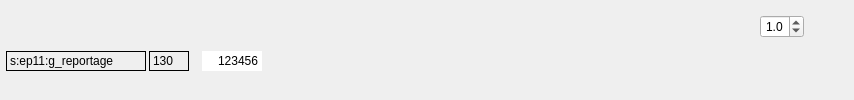
<?xml version="1.0" encoding="UTF-8"?>
<ui version="4.0">
 <class>widget_controls</class>
 <widget class="QWidget" name="widget_controls">
  <property name="windowTitle">
   <string>Form</string>
  </property>
  <layout class="QVBoxLayout" name="verticalLayout">
   <property name="spacing">
    <number>3</number>
   </property>
   <property name="leftMargin">
    <number>6</number>
   </property>
   <property name="topMargin">
    <number>6</number>
   </property>
   <property name="rightMargin">
    <number>6</number>
   </property>
   <property name="bottomMargin">
    <number>21</number>
   </property>
   <item>
    <layout class="QHBoxLayout" name="horizontalLayout_2">
     <property name="spacing">
      <number>4</number>
     </property>
     <property name="sizeConstraint">
      <enum>QLayout::SetMaximumSize</enum>
     </property>
     <property name="bottomMargin">
      <number>0</number>
     </property>
     <item>
      <widget class="Widget_custom_qslider" name="slider_frames" native="true">
       <property name="sizePolicy">
        <sizepolicy hsizetype="MinimumExpanding" vsizetype="Maximum">
         <horstretch>0</horstretch>
         <verstretch>0</verstretch>
        </sizepolicy>
       </property>
       <property name="minimumSize">
        <size>
         <width>750</width>
         <height>30</height>
        </size>
       </property>
      </widget>
     </item>
     <item>
      <layout class="QHBoxLayout" name="horizontalLayout">
       <item>
        <widget class="QDoubleSpinBox" name="spinBox_speed">
         <property name="sizePolicy">
          <sizepolicy hsizetype="Maximum" vsizetype="Fixed">
           <horstretch>0</horstretch>
           <verstretch>0</verstretch>
          </sizepolicy>
         </property>
         <property name="wrapping">
          <bool>false</bool>
         </property>
         <property name="frame">
          <bool>true</bool>
         </property>
         <property name="alignment">
          <set>Qt::AlignCenter</set>
         </property>
         <property name="readOnly">
          <bool>false</bool>
         </property>
         <property name="buttonSymbols">
          <enum>QAbstractSpinBox::UpDownArrows</enum>
         </property>
         <property name="keyboardTracking">
          <bool>false</bool>
         </property>
         <property name="decimals">
          <number>1</number>
         </property>
         <property name="minimum">
          <double>0.500000000000000</double>
         </property>
         <property name="maximum">
          <double>1.500000000000000</double>
         </property>
         <property name="singleStep">
          <double>0.500000000000000</double>
         </property>
         <property name="value">
          <double>1.000000000000000</double>
         </property>
        </widget>
       </item>
       <item>
        <widget class="QPushButton" name="pushButton_play_pause">
         <property name="text">
          <string/>
         </property>
         <property name="icon">
          <iconset>
           <normaloff>tools/icons/blue/play.svg</normaloff>tools/icons/blue/play.svg</iconset>
         </property>
         <property name="checkable">
          <bool>true</bool>
         </property>
         <property name="flat">
          <bool>true</bool>
         </property>
        </widget>
       </item>
      </layout>
     </item>
    </layout>
   </item>
   <item>
    <layout class="QHBoxLayout" name="horizontalLayout_3">
     <item>
      <widget class="QLabel" name="label_ed_ep_part">
       <property name="minimumSize">
        <size>
         <width>140</width>
         <height>0</height>
        </size>
       </property>
       <property name="maximumSize">
        <size>
         <width>140</width>
         <height>16777215</height>
        </size>
       </property>
       <property name="frameShape">
        <enum>QFrame::Panel</enum>
       </property>
       <property name="frameShadow">
        <enum>QFrame::Plain</enum>
       </property>
       <property name="lineWidth">
        <number>1</number>
       </property>
       <property name="text">
        <string>s:ep11:g_reportage</string>
       </property>
      </widget>
     </item>
     <item>
      <widget class="QLabel" name="label_shot_no">
       <property name="minimumSize">
        <size>
         <width>40</width>
         <height>0</height>
        </size>
       </property>
       <property name="maximumSize">
        <size>
         <width>40</width>
         <height>16777215</height>
        </size>
       </property>
       <property name="styleSheet">
        <string notr="true">gridline-color: rgb(38, 162, 105);
border-color: rgb(145, 65, 172);</string>
       </property>
       <property name="frameShape">
        <enum>QFrame::Panel</enum>
       </property>
       <property name="text">
        <string>130</string>
       </property>
      </widget>
     </item>
     <item>
      <spacer name="horizontalSpacer_2">
       <property name="orientation">
        <enum>Qt::Horizontal</enum>
       </property>
       <property name="sizeType">
        <enum>QSizePolicy::Fixed</enum>
       </property>
       <property name="sizeHint" stdset="0">
        <size>
         <width>10</width>
         <height>20</height>
        </size>
       </property>
      </spacer>
     </item>
     <item>
      <widget class="QLineEdit" name="lineEdit_frame_no">
       <property name="sizePolicy">
        <sizepolicy hsizetype="Maximum" vsizetype="Fixed">
         <horstretch>0</horstretch>
         <verstretch>0</verstretch>
        </sizepolicy>
       </property>
       <property name="minimumSize">
        <size>
         <width>55</width>
         <height>0</height>
        </size>
       </property>
       <property name="maximumSize">
        <size>
         <width>60</width>
         <height>16777215</height>
        </size>
       </property>
       <property name="text">
        <string>123456</string>
       </property>
       <property name="frame">
        <bool>false</bool>
       </property>
       <property name="alignment">
        <set>Qt::AlignRight|Qt::AlignTrailing|Qt::AlignVCenter</set>
       </property>
       <property name="readOnly">
        <bool>true</bool>
       </property>
      </widget>
     </item>
     <item>
      <spacer name="horizontalSpacer">
       <property name="orientation">
        <enum>Qt::Horizontal</enum>
       </property>
       <property name="sizeHint" stdset="0">
        <size>
         <width>40</width>
         <height>20</height>
        </size>
       </property>
      </spacer>
     </item>
    </layout>
   </item>
  </layout>
 </widget>
 <customwidgets>
  <customwidget>
   <class>Widget_custom_qslider</class>
   <extends>QWidget</extends>
   <header location="global">ui.widget_custom_qslider</header>
   <container>1</container>
  </customwidget>
 </customwidgets>
 <resources/>
 <connections/>
</ui>
